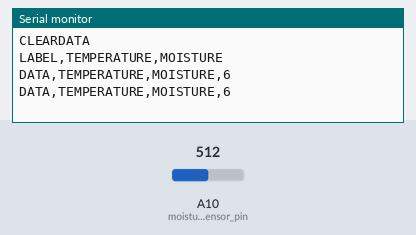
Bench run of a sketch on a simulated Arduino Mega 2560, built with avr-gcc and run on an emulated ATmega2560. Parts: the last lines printed to the serial monitor. The inputs (shaded band) are chosen by the test bench; at power-on: A10 (moisture_sensor_pin) = 512.

Above: at 2.8 s.
2.9 s: A10 (moisture_sensor_pin) set to 716
At 5.2 s:
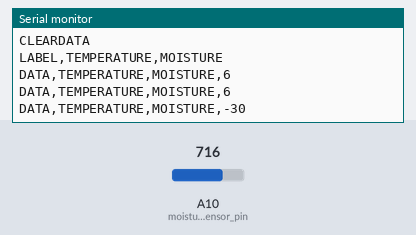
5.6 s: A10 (moisture_sensor_pin) set to 900
At 7.0 s:
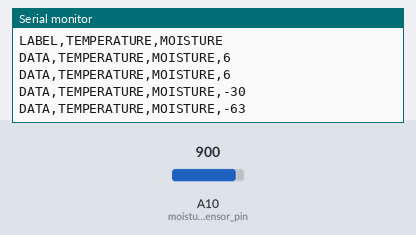
Timing chart, 0 to 8.6 s (numbered marks = the images above; inputs shaded):
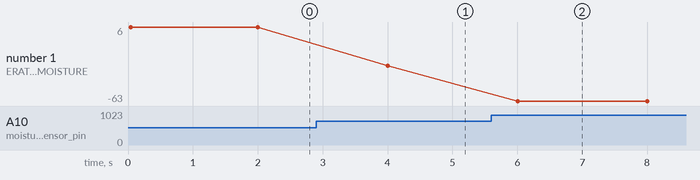

The sketch:

moisture.ino
```cpp
//**************************************GLOBAL VARIABLES*****************************


int moisture_sensor_pin = A10;//moisture sensor analog pin

int moisture_output_value ;//moisture sensor output data
//*****************************************FUNCTIONS*********************
//This Function is used to read moisture data from the sensor and its return the value
//in integer form
int read_moisture()
{
   moisture_output_value= analogRead(moisture_sensor_pin);
   moisture_output_value = map(moisture_output_value,550,0,0,100);
   return moisture_output_value;


}//end of read_moisture_function
//***********************************MAIN CODE*********************
void setup() {

   Serial.begin(9600);
   Serial.println("CLEARDATA");
   Serial.println("LABEL,TEMPERATURE,MOISTURE");

  // delay(2000);

   }//end of setup

void loop() {

  Serial.print("DATA,TEMPERATURE,MOISTURE,");
  int moisture_data=read_moisture();//reads moisture data from moisture sensor
   Serial.println(moisture_data);


//   Serial.println("%");

   delay(2000);
}//end of loop
```

Measured:
- after the input at 2.9 s, the serial monitor: prints a new line after 1.1 s (image 1)
- after the input at 5.6 s, the serial monitor: prints a new line after 0.40 s (image 2)
- plotted number 1: 6 → -30 after the input at 2.9 s, -30 → -63 after the input at 5.6 s
